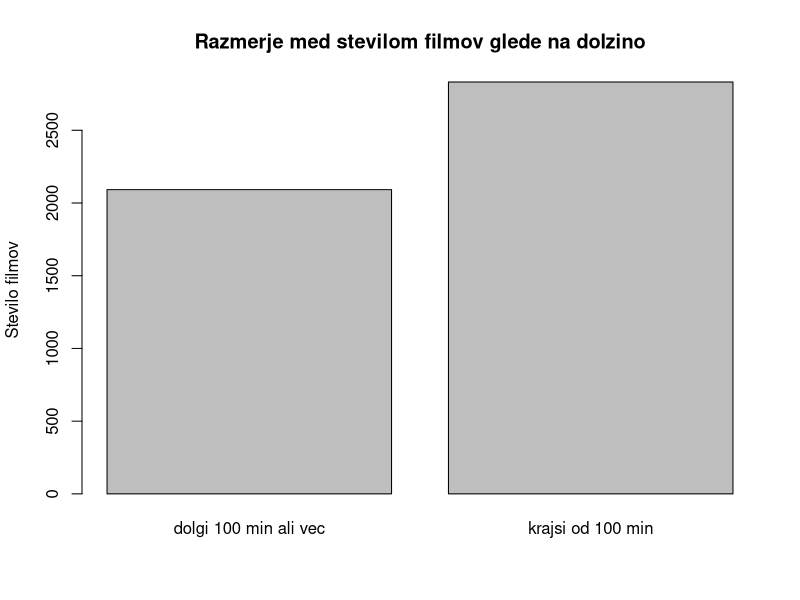
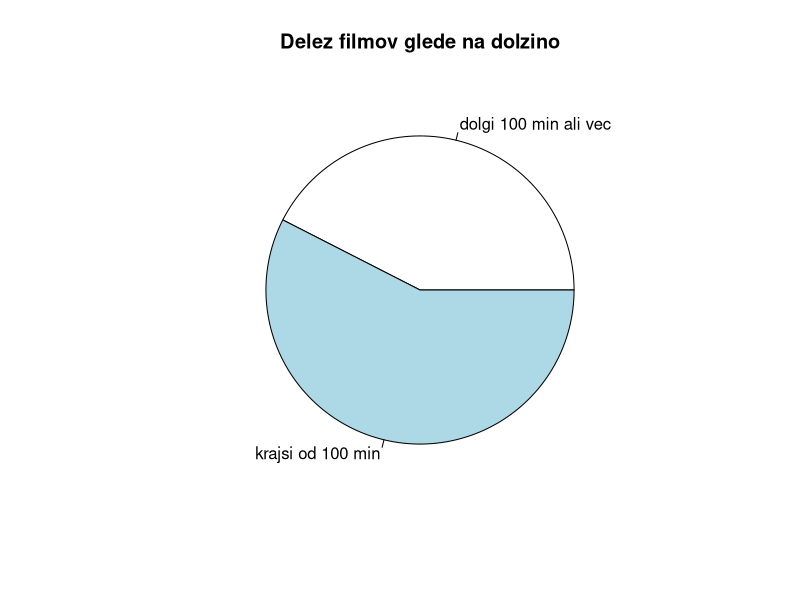
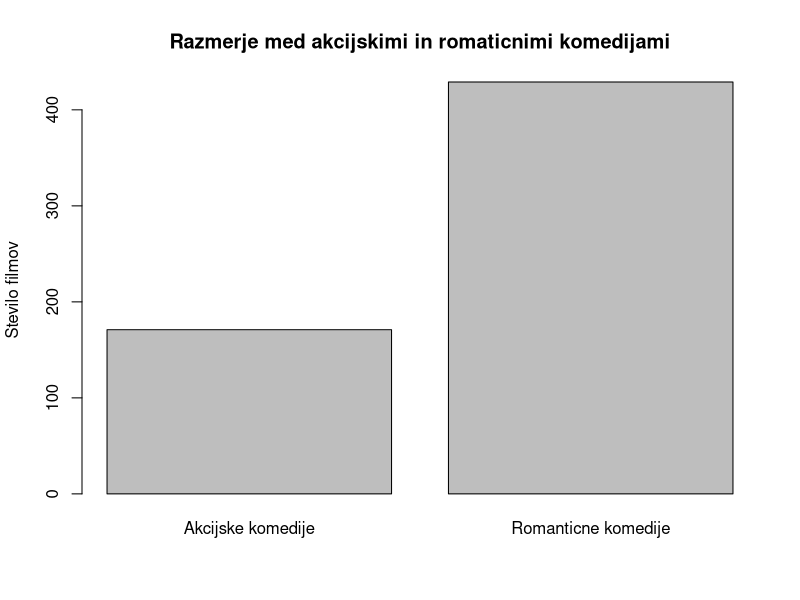
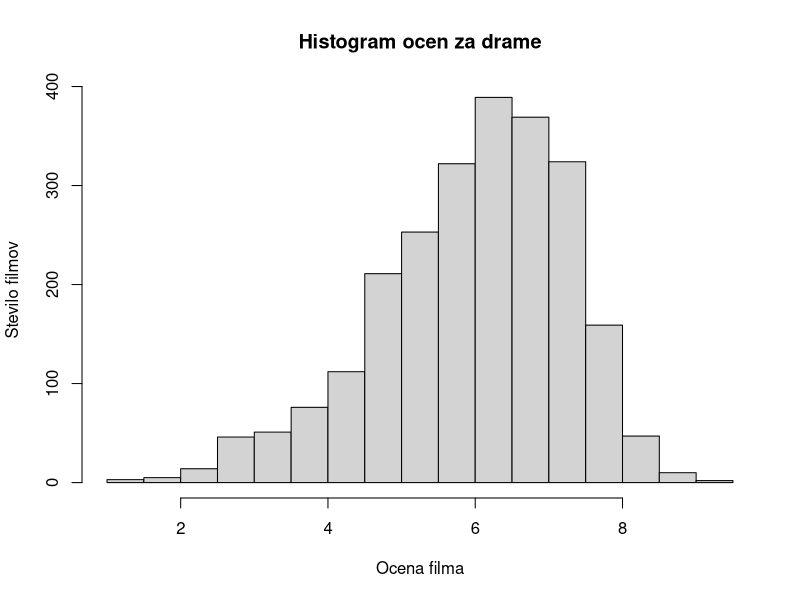
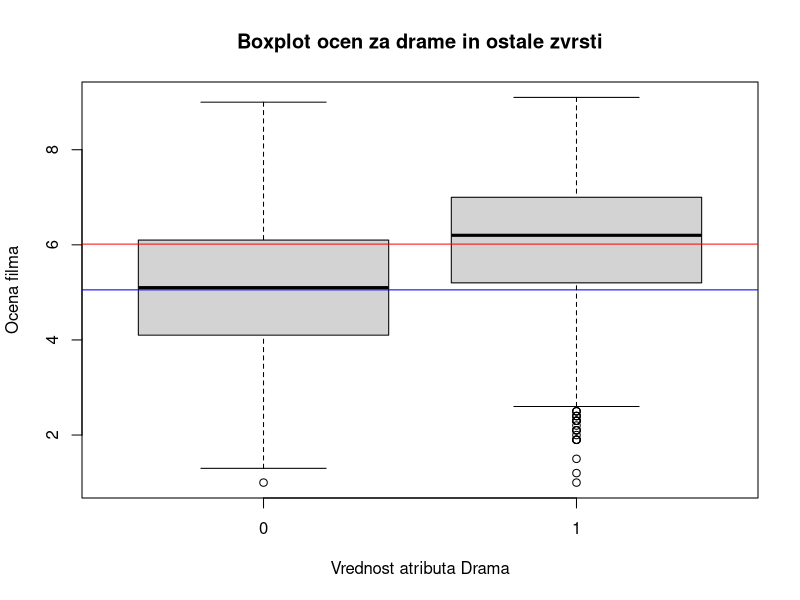
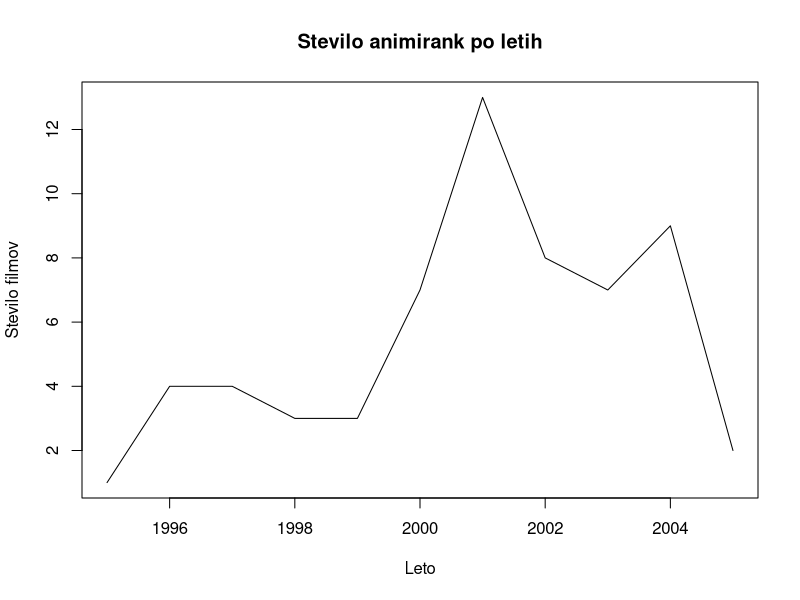
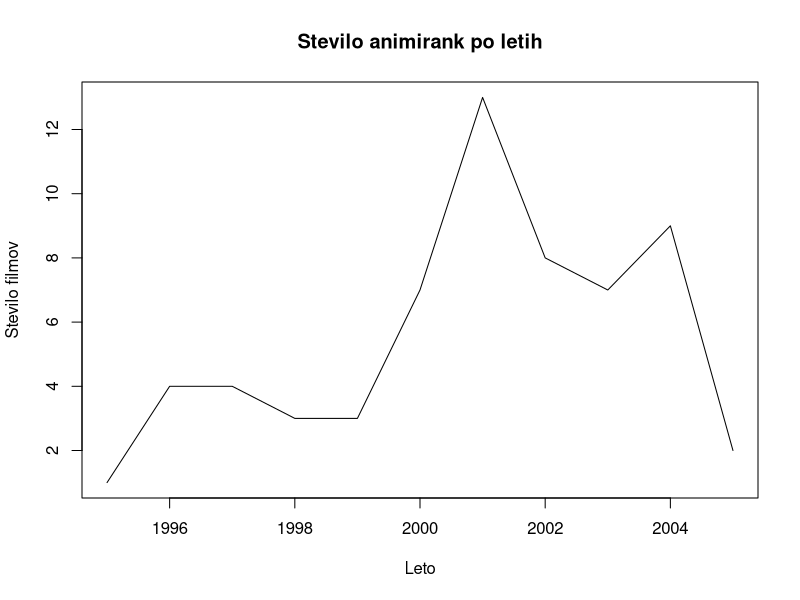
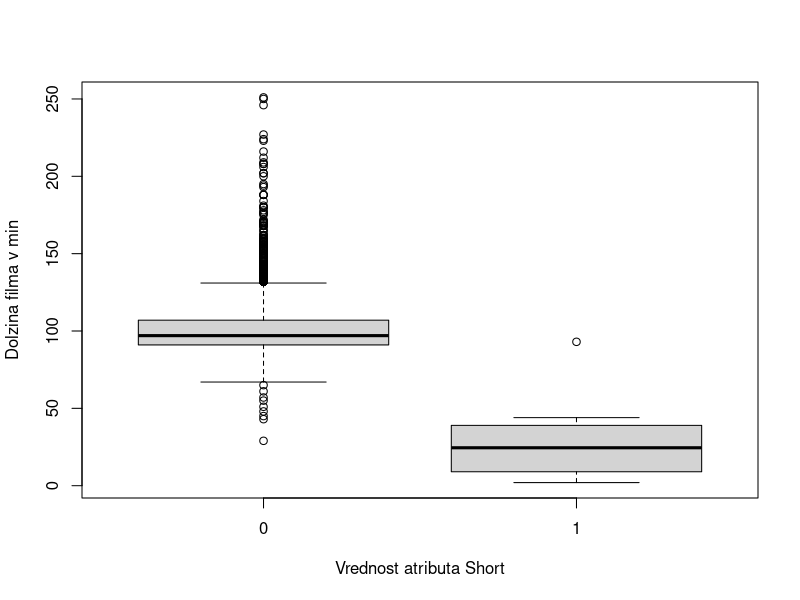

Generate these figures, in order, with R:
#
# Resitve nalog iz vizualizacije
#

md <- read.table("movies.txt", sep=",", header=TRUE)
for (i in 18:24)
	md[,i] <- as.factor(md[,i])
	
#
# - Ali je v nasi podatkovni bazi vec filmov, ki so krajsi od 100 minut, ali je vec tistih, ki so dolgi 100 oz. vec minut?
#

tab <- table(md$length < 100)
names(tab) <- c("dolgi 100 min ali vec", "krajsi od 100 min")
tab

barplot(tab, ylab="Stevilo filmov", main="Razmerje med stevilom filmov glede na dolzino")
pie(tab, main="Delez filmov glede na dolzino")


#
# Ali je vec akcijskih komedij ali romanticnih komedij?
#
 
akcijske.komedije <- md$Action == "1" & md$Comedy == "1"
romanticne.komedije <- md$Romance == "1" & md$Comedy == "1"
tmp <- c(sum(akcijske.komedije), sum(romanticne.komedije))
names(tmp) <- c("Akcijske komedije", "Romanticne komedije")
tmp
barplot(tmp, ylab="Stevilo filmov", main="Razmerje med akcijskimi in romaticnimi komedijami")

# nalogo lahko resimo tudi s pomocjo funkcije "table"
# (lahko ugotovimo, da je 7 filmov, ki so in akcijske in romanticne komedije)
table(akcijske.komedije, romanticne.komedije)


# 
# Narisite histogram ocen za drame.
#

hist(md$rating[md$Drama == "1"], xlab="Ocena filma", ylab="Stevilo filmov", main="Histogram ocen za drame")


#  
# Ali so v povprecju drame bolje ocenjene kot ostali filmi? 
#

mean(md$rating[md$Drama == "1"])
mean(md$rating[md$Drama != "1"])

boxplot(rating ~ Drama, data=md, xlab="Vrednost atributa Drama", ylab="Ocena filma", main="Boxplot ocen za drame in ostale zvrsti")
abline(h = mean(md$rating[md$Drama == "1"]), col = "red")
abline(h = mean(md$rating[md$Drama != "1"]), col = "blue")


#
# Prikazite stevilo animirank v nasi bazi od leta 1995 naprej. 
#

sel <- md$year >= 1995

t <- table(md$Animation[sel], md$year[sel])
t
x <- colnames(t)
y <- t[2,]
plot(x,y, type="l", xlab="Leto", ylab="Stevilo filmov", main="Stevilo animirank po letih")

# nalogo lahko resimo tudi z ukazom "aggregate"
agg.com <- aggregate((Animation == "1") ~ year, md[md$year >= 1995,], sum)
plot(agg.com[,1], agg.com[,2], type="l", xlab="Leto", ylab="Stevilo filmov", main="Stevilo animirank po letih")


#
# Ali obstaja jasna locnica med kratkimi in ostalimi filmi (glede na dolzino)?
#

boxplot(length ~ Short, md, xlab="Vrednost atributa Short", ylab="Dolzina filma v min")

# na vprasanje lahko odgovorimo tudi tako...
max(md$length[md$Short == "1"]) < min(md$length[md$Short == "0"])


############################################################################################


players <- read.table("players.txt", sep=",", header = T)

#
# Izrisite razmerje stevila igralcev glede na igralne polozaje.
#

pie(table(players$position), main="Razmerje stevila igralcev po igralnih polozajih")


#
# Primerjajte stevilo dobljenih skokov ("reb") med igralci na razlicnih igralnih polozajih.
#

boxplot(reb ~ position, players, xlab="Igralni polozaj", ylab="Stevilo dobljenih skokov")
abline(h=mean(players$reb[players$position=="C"]), col="red")
abline(h=mean(players$reb[players$position=="F"]), col="blue")
abline(h=mean(players$reb[players$position=="G"]), col="green")


#
# Narisite distribucijo uspesnosti izvajanja prostih metov.
#

hist(players$ftm/players$fta, xlab="Delez zadetih prostih metov", ylab="Stevilo igralcev", main="Histogram uspesnosti izvajanja prostih metov")
boxplot(players$ftm/players$fta, ylab="Delez zadetih prostih metov", main="Uspesnost izvajanja prostih metov")


#
# Primerjajte stevilo uspesnih metov za tri tocke glede na igralne polozaje.
# (v primerjavo vkljucite samo igralce aktivne v obdobju 1990-2007)

threepts <- players$pts - (players$fgm * 2 + players$ftm)
sel <- players$firstseason >= 1990 & players$lastseason <= 2007
boxplot(threepts[sel] ~ players$position[sel], xlab="Igralni polozaj", ylab="Stevilo zadetih tock z linije za 3", main="Analiza metov za 3 tocke")


#
# Kako se iz leta v leto spreminja povprecna dolzina igralne kariere upokojenih igralcev?
#

avg.len <- aggregate((lastseason-firstseason) ~ lastseason, players, mean)
avg.len
plot(avg.len[,1], avg.len[,2], type="l", xlab="Leto", ylab="Dolzina igralne kariere v letih", main="Povprecna dolzina igralne kariere igralcev v NBA")
